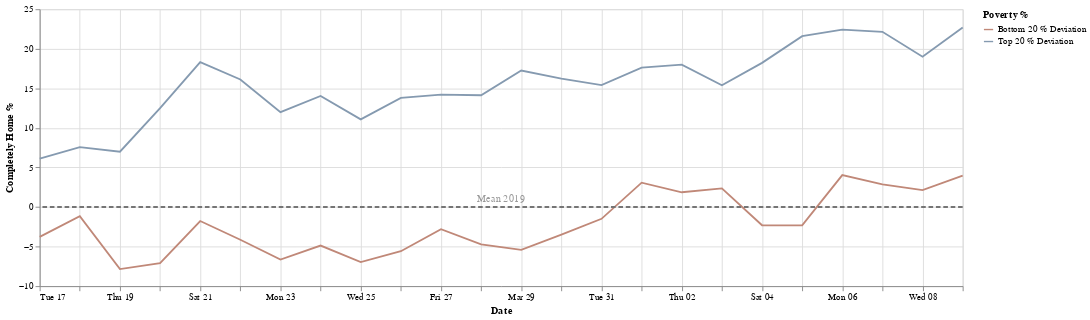

Notebook code for this chart:
### Markdown cell above
Filtering based on important dates



*   Thursday, March 19, 2020: Statewide Stay-at-Home Order Issued

### Code cell
start_date = '2020-3-16'
end_date = '2020-4-9'
df1 = apply_date_filter(df,start_date,end_date)
chart = create_chart(df1)
chart

### Figure 1 — Vega-Lite specification as saved in the notebook (floating-point values rounded to 4 significant figures)
{"config": {"view": {"continuousHeight": 300, "continuousWidth": 400}, "range": {"category": {"scheme": ["#FF4500", "#a0aab4", "#4E79A7"]}}}, "layer": [{"data": {"name": "data-e1f599e74c8307ee6031ffc4385905ec"}, "mark": "line", "encoding": {"color": {"type": "nominal", "field": "Poverty %"}, "x": {"type": "temporal", "field": "date", "title": "Date"}, "y": {"type": "quantitative", "field": "completely_home_value", "title": "Completely Home %"}}, "transform": [{"fold": ["Bottom 20 % Deviation", "Top 20 % Deviation"], "as": ["Poverty %", "completely_home_value"]}], "width": 1000}, {"data": {"name": "data-7f3a6b86ed460c4e648f2393735a11f6"}, "mark": {"type": "rule", "color": "#757575", "size": 2, "strokeDash": [5, 3]}, "encoding": {"size": {"value": 2}, "y": {"type": "quantitative", "field": "Mean 2019"}}}, {"data": {"name": "data-d764767e7dd3b10b2c76c1355ce10ef3"}, "mark": {"type": "text", "angle": 0, "text": "Mean 2019"}, "encoding": {"opacity": {"value": 0.4}, "y": {"type": "quantitative", "field": "y"}}}], "$schema": "https://vega.github.io/schema/vega-lite/v4.8.1.json", "datasets": {"data-e1f599e74c8307ee6031ffc4385905ec": [{"date": "2020-03-26T00:00:00+00:00", "Top 20 %": 43.94, "Bottom 20 %": 24.55, "Top 20 % Deviation": 13.79, "Bottom 20 % Deviation": -5.592}, {"date": "2020-03-25T00:00:00+00:00", "Top 20 %": 41.23, "Bottom 20 %": 23.18, "Top 20 % Deviation": 11.08, "Bottom 20 % Deviation": -6.968}, {"date": "2020-03-20T00:00:00+00:00", "Top 20 %": 42.64, "Bottom 20 %": 23.04, "Top 20 % Deviation": 12.5, "Bottom 20 % Deviation": -7.102}, {"date": "2020-04-09T00:00:00+00:00", "Top 20 %": 52.84, "Bottom 20 %": 34.12, "Top 20 % Deviation": 22.7, "Bottom 20 % Deviation": 3.978}, {"date": "2020-03-24T00:00:00+00:00", "Top 20 %": 44.18, "Bottom 20 %": 25.28, "Top 20 % Deviation": 14.03, "Bottom 20 % Deviation": -4.867}, {"date": "2020-03-27T00:00:00+00:00", "Top 20 %": 44.36, "Bottom 20 %": 27.35, "Top 20 % Deviation": 14.21, "Bottom 20 % Deviation": -2.8}, {"date": "2020-03-22T00:00:00+00:00", "Top 20 %": 46.27, "Bottom 20 %": 26.0, "Top 20 % Deviation": 16.13, "Bottom 20 % Deviation": -4.142}, {"date": "2020-03-28T00:00:00+00:00", "Top 20 %": 44.27, "Bottom 20 %": 25.43, "Top 20 % Deviation": 14.13, "Bottom 20 % Deviation": -4.715}, {"date": "2020-04-08T00:00:00+00:00", "Top 20 %": 49.14, "Bottom 20 %": 32.28, "Top 20 % Deviation": 18.99, "Bottom 20 % Deviation": 2.137}, {"date": "2020-03-19T00:00:00+00:00", "Top 20 %": 37.14, "Bottom 20 %": 22.3, "Top 20 % Deviation": 6.997, "Bottom 20 % Deviation": -7.846}, {"date": "2020-04-01T00:00:00+00:00", "Top 20 %": 47.76, "Bottom 20 %": 33.23, "Top 20 % Deviation": 17.62, "Bottom 20 % Deviation": 3.08}, {"date": "2020-04-03T00:00:00+00:00", "Top 20 %": 45.53, "Bottom 20 %": 32.5, "Top 20 % Deviation": 15.39, "Bottom 20 % Deviation": 2.354}, {"date": "2020-04-06T00:00:00+00:00", "Top 20 %": 52.56, "Bottom 20 %": 34.18, "Top 20 % Deviation": 22.41, "Bottom 20 % Deviation": 4.033}, {"date": "2020-03-29T00:00:00+00:00", "Top 20 %": 47.39, "Bottom 20 %": 24.73, "Top 20 % Deviation": 17.25, "Bottom 20 % Deviation": -5.42}, {"date": "2020-04-04T00:00:00+00:00", "Top 20 %": 48.37, "Bottom 20 %": 27.84, "Top 20 % Deviation": 18.22, "Bottom 20 % Deviation": -2.304}, {"date": "2020-03-17T00:00:00+00:00", "Top 20 %": 36.26, "Bottom 20 %": 26.36, "Top 20 % Deviation": 6.119, "Bottom 20 % Deviation": -3.781}, {"date": "2020-04-02T00:00:00+00:00", "Top 20 %": 48.14, "Bottom 20 %": 32.01, "Top 20 % Deviation": 17.99, "Bottom 20 % Deviation": 1.862}, {"date": "2020-03-18T00:00:00+00:00", "Top 20 %": 37.71, "Bottom 20 %": 28.98, "Top 20 % Deviation": 7.567, "Bottom 20 % Deviation": -1.162}, {"date": "2020-03-31T00:00:00+00:00", "Top 20 %": 45.56, "Bottom 20 %": 28.65, "Top 20 % Deviation": 15.41, "Bottom 20 % Deviation": -1.491}, {"date": "2020-03-23T00:00:00+00:00", "Top 20 %": 42.14, "Bottom 20 %": 23.5, "Top 20 % Deviation": 11.99, "Bottom 20 % Deviation": -6.644}, {"date": "2020-03-30T00:00:00+00:00", "Top 20 %": 46.36, "Bottom 20 %": 26.65, "Top 20 % Deviation": 16.22, "Bottom 20 % Deviation": -3.499}, {"date": "2020-03-21T00:00:00+00:00", "Top 20 %": 48.46, "Bottom 20 %": 28.37, "Top 20 % Deviation": 18.32, "Bottom 20 % Deviation": -1.771}, {"date": "2020-04-07T00:00:00+00:00", "Top 20 %": 52.29, "Bottom 20 %": 33.02, "Top 20 % Deviation": 22.15, "Bottom 20 % Deviation": 2.873}, {"date": "2020-04-05T00:00:00+00:00", "Top 20 %": 51.74, "Bottom 20 %": 27.82, "Top 20 % Deviation": 21.6, "Bottom 20 % Deviation": -2.321}], "data-7f3a6b86ed460c4e648f2393735a11f6": [{"Mean 2019": 0}], "data-d764767e7dd3b10b2c76c1355ce10ef3": [{"y": 1}]}}
